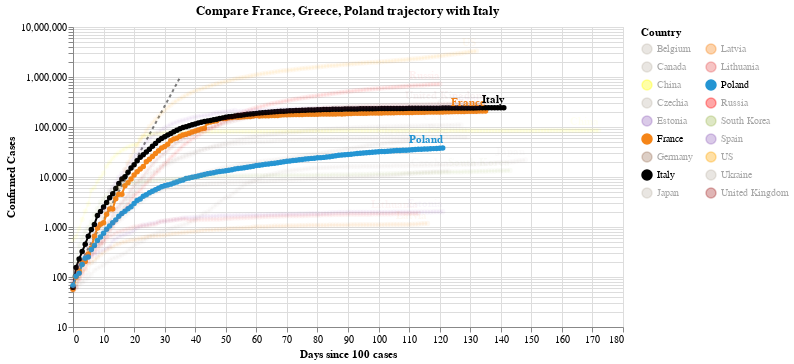

Notebook source saved alongside this figure:
### Code cell
#hide_input
chart2 = make_since_chart(dff2, ['France', 'Greece', 'Poland'], baseline_countries)
chart2

### Figure 1 — Vega-Lite specification as saved in the notebook (floating-point values rounded to 4 significant figures; data arrays with more than 128 entries replaced by an {"elided": "..."} marker saying what was removed)
{"config": {"view": {"continuousWidth": 400, "continuousHeight": 300}}, "layer": [{"data": {"name": "data-628230001892d6798b50651be41d1b3e"}, "mark": {"type": "line", "color": "black", "opacity": 0.5, "strokeDash": [3, 3]}, "encoding": {"x": {"type": "quantitative", "field": "Days since 100 cases"}, "y": {"type": "quantitative", "field": "Confirmed Cases"}}}, {"data": {"name": "data-21f4cef212fa47f3bc62e42c81080f2b"}, "mark": {"type": "line", "point": true}, "encoding": {"color": {"type": "nominal", "field": "Country", "legend": {"columns": 2}, "scale": {"domain": ["Belgium", "Canada", "China", "Czechia", "Estonia", "France", "Germany", "Italy", "Japan", "Latvia", "Lithuania", "Poland", "Russia", "South Korea", "Spain", "US", "Ukraine", "United Kingdom"], "range": ["#C1B7AD", "#C1B7AD", "yellow", "#C1B7AD", "#9467bd", "#F58518", "#9D755D", "black", "#C1B7AD", "#F58518", "#E45756", "#2495D3", "red", "#A1BA59", "#9467bd", "orange", "#C1B7AD", "brown"]}}, "opacity": {"condition": {"value": 1, "selection": "selector005"}, "value": 0.05}, "tooltip": [{"type": "nominal", "field": "Country"}, {"type": "temporal", "field": "Date"}, {"type": "quantitative", "field": "Confirmed Cases"}, {"type": "quantitative", "field": "Days since 100 cases"}], "x": {"type": "quantitative", "field": "Days since 100 cases"}, "y": {"type": "quantitative", "field": "Confirmed Cases", "scale": {"type": "log"}}}, "selection": {"selector005": {"type": "multi", "fields": ["Country"], "bind": "legend", "init": [{"Country": "France"}, {"Country": "Greece"}, {"Country": "Poland"}, {"Country": "Italy"}]}}, "width": 550}, {"data": {"name": "data-21f4cef212fa47f3bc62e42c81080f2b"}, "mark": {"type": "text", "align": "right", "dy": -8, "fontWeight": "bold"}, "encoding": {"color": {"type": "nominal", "field": "Country", "legend": {"columns": 2}, "scale": {"domain": ["Belgium", "Canada", "China", "Czechia", "Estonia", "France", "Germany", "Italy", "Japan", "Latvia", "Lithuania", "Poland", "Russia", "South Korea", "Spain", "US", "Ukraine", "United Kingdom"], "range": ["#C1B7AD", "#C1B7AD", "yellow", "#C1B7AD", "#9467bd", "#F58518", "#9D755D", "black", "#C1B7AD", "#F58518", "#E45756", "#2495D3", "red", "#A1BA59", "#9467bd", "orange", "#C1B7AD", "brown"]}}, "opacity": {"condition": {"value": 1, "selection": "selector005"}, "value": 0.05}, "text": {"type": "nominal", "field": "Country"}, "tooltip": [{"type": "nominal", "field": "Country"}, {"type": "temporal", "field": "Date"}, {"type": "quantitative", "field": "Confirmed Cases"}, {"type": "quantitative", "field": "Days since 100 cases"}], "x": {"type": "quantitative", "field": "Days since 100 cases"}, "y": {"type": "quantitative", "field": "Confirmed Cases", "scale": {"type": "log"}}}, "transform": [{"filter": "(datum['Date'] >= 1594512000000)"}], "width": 550}], "title": "Compare France, Greece, Poland trajectory with Italy", "$schema": "https://vega.github.io/schema/vega-lite/v4.0.2.json", "datasets": {"data-628230001892d6798b50651be41d1b3e": [{"Days since 100 cases": 0, "Confirmed Cases": 100.0}, {"Days since 100 cases": 1, "Confirmed Cases": 130.0}, {"Days since 100 cases": 2, "Confirmed Cases": 169.0}, {"Days since 100 cases": 3, "Confirmed Cases": 219.7}, {"Days since 100 cases": 4, "Confirmed Cases": 285.6}, {"Days since 100 cases": 5, "Confirmed Cases": 371.3}, {"Days since 100 cases": 6, "Confirmed Cases": 482.7}, {"Days since 100 cases": 7, "Confirmed Cases": 627.5}, {"Days since 100 cases": 8, "Confirmed Cases": 815.7}, {"Days since 100 cases": 9, "Confirmed Cases": 1060.0}, {"Days since 100 cases": 10, "Confirmed Cases": 1379.0}, {"Days since 100 cases": 11, "Confirmed Cases": 1792.0}, {"Days since 100 cases": 12, "Confirmed Cases": 2330.0}, {"Days since 100 cases": 13, "Confirmed Cases": 3029.0}, {"Days since 100 cases": 14, "Confirmed Cases": 3937.0}, {"Days since 100 cases": 15, "Confirmed Cases": 5119.0}, {"Days since 100 cases": 16, "Confirmed Cases": 6654.0}, {"Days since 100 cases": 17, "Confirmed Cases": 8650.0}, {"Days since 100 cases": 18, "Confirmed Cases": 11250.0}, {"Days since 100 cases": 19, "Confirmed Cases": 14620.0}, {"Days since 100 cases": 20, "Confirmed Cases": 19000.0}, {"Days since 100 cases": 21, "Confirmed Cases": 24710.0}, {"Days since 100 cases": 22, "Confirmed Cases": 32120.0}, {"Days since 100 cases": 23, "Confirmed Cases": 41750.0}, {"Days since 100 cases": 24, "Confirmed Cases": 54280.0}, {"Days since 100 cases": 25, "Confirmed Cases": 70560.0}, {"Days since 100 cases": 26, "Confirmed Cases": 91730.0}, {"Days since 100 cases": 27, "Confirmed Cases": 119300.0}, {"Days since 100 cases": 28, "Confirmed Cases": 155000.0}, {"Days since 100 cases": 29, "Confirmed Cases": 201500.0}, {"Days since 100 cases": 30, "Confirmed Cases": 262000.0}, {"Days since 100 cases": 31, "Confirmed Cases": 340600.0}, {"Days since 100 cases": 32, "Confirmed Cases": 442800.0}, {"Days since 100 cases": 33, "Confirmed Cases": 575600.0}, {"Days since 100 cases": 34, "Confirmed Cases": 748300.0}, {"Days since 100 cases": 35, "Confirmed Cases": 972800.0}], "data-21f4cef212fa47f3bc62e42c81080f2b": {"elided": "2373 records"}}}
